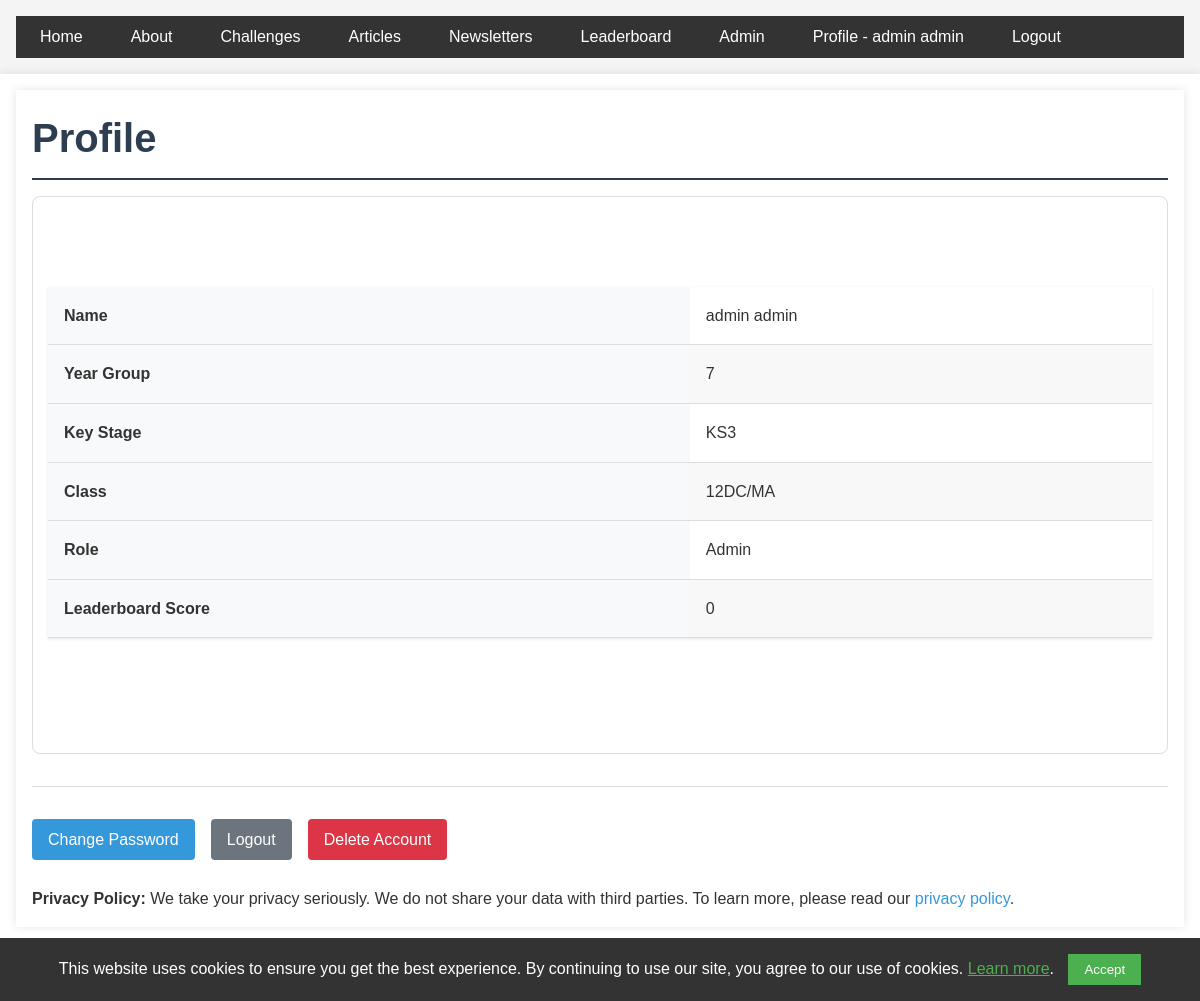
/profile/ (signed in), run on an earlier commit of the app's database.
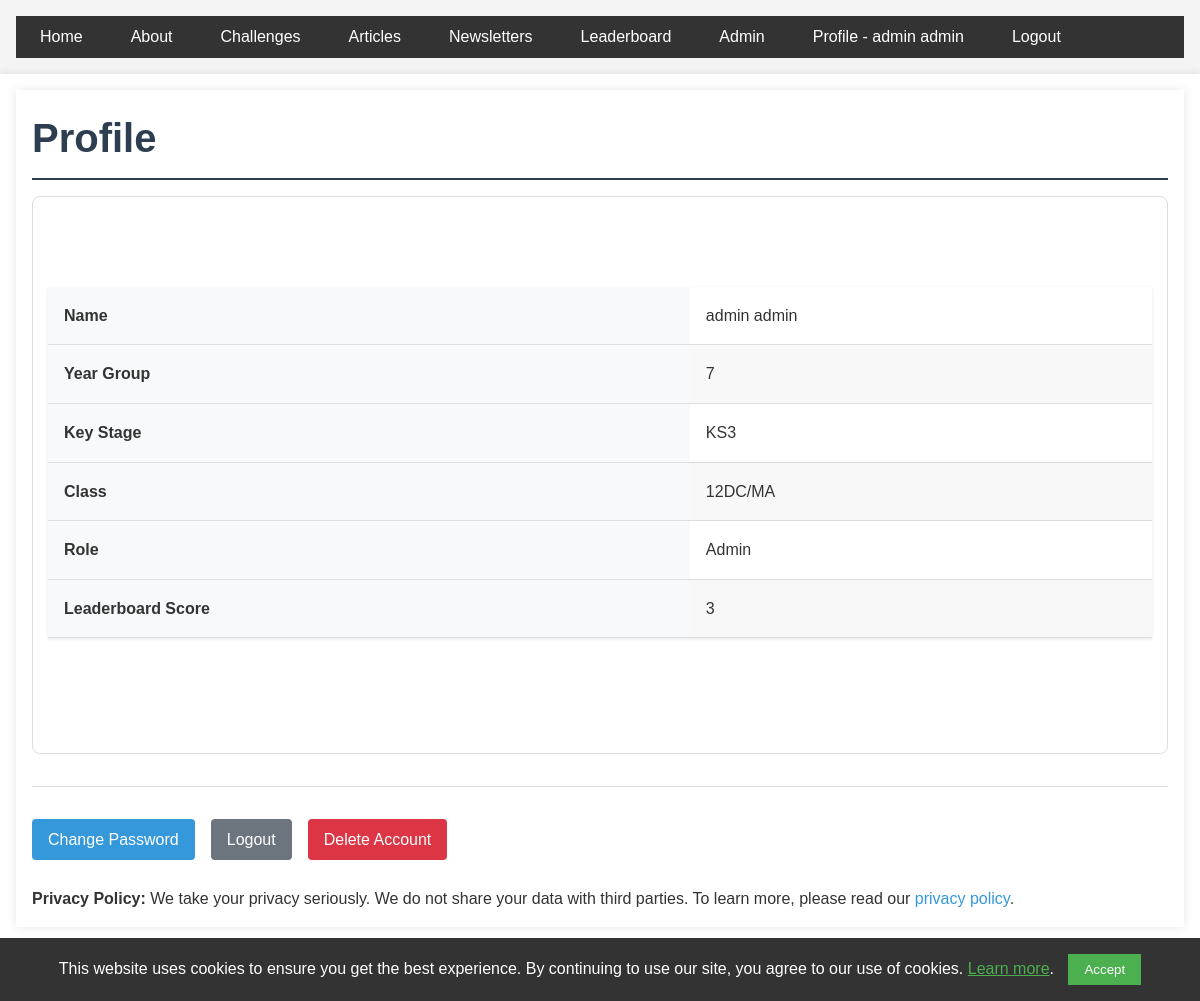
And on a later commit of the database.
### app/models.py (models this page shows)
class LeaderboardEntry(db.Model):
    id = db.Column(db.Integer, primary_key=True)
    user_id = db.Column(db.Integer, db.ForeignKey('user.id'), nullable=False)
    score = db.Column(db.Integer, default=0)
    last_updated = db.Column(db.DateTime, nullable=False, default=datetime.utcnow)
    user = db.relationship('User', backref=db.backref('leaderboard_entries', cascade='all, delete-orphan'))

### app/profile/routes.py (the view)
@bp.route('/')  # Changed from '/profile' to '/' since we're using url_prefix
@login_required
def profile():
    leaderboard_data = LeaderboardEntry.query.filter_by(user_id=current_user.id).first()
    return render_template('profile/main_profile.html', title='Profile', leaderboard_data=leaderboard_data)

### app/__init__.py (called while the page is built)
def create_app(config_class=Config):
    app = Flask(__name__)
    app.config.from_object(config_class)
    app.logger.setLevel(logging.INFO)
    ckeditor.init_app(app)
    db.init_app(app)
    login_manager.init_app(app)
    @login_manager.user_loader
    def load_user(user_id):
        return User.query.get(int(user_id))
    migrate.init_app(app, db, render_as_batch=True)
    from app.auth import bp as auth_bp
    from app.main import bp as main_bp
    from app.profile import bp as profile_bp
    from app.admin import bp as admin_bp
    app.register_blueprint(auth_bp)
    app.register_blueprint(main_bp)
    app.register_blueprint(profile_bp, url_prefix='/profile')
    app.register_blueprint(admin_bp)
    return app

### app/templates/profile/main_profile.html
{% extends "base.html" %}
{% block content %}
<main>
    <h1 class="challenge-title">Profile</h1>
    <div class="challenge-card">
        <div class="challenge-content">
            <table>
                <tr>
                    <th>Name</th>
                    <td>{{ current_user.full_name }} </td>
                </tr>
                <tr>
                    <th>Year Group</th>
                    <td>{{ current_user.year }}</td>
                </tr>
                <tr>
                    <th>Key Stage</th>
                    <td>{{ current_user.key_stage }}</td>
                </tr>
                <tr>
                    <th>Class</th>
                    <td>{{ current_user.maths_class }}</td>
                </tr>
                <tr>
                    <th>Role</th>
                    <td>{{ 'Admin' if current_user.is_admin else 'User' }}</td>
                </tr>
                <tr>
                    <th>Leaderboard Score</th>
                    <td>{{ leaderboard_data.score if leaderboard_data.score else '0' }}</td>
                </tr>
            </table>
        </div>
    </div>
    <div class="challenge-actions">
        <a href="{{ url_for('profile.change_password') }}" class="button">
            Change Password
        </a>
        <a href="{{ url_for('auth.logout') }}" class="button button-secondary">
            Logout
        </a>
        <a href="{{ url_for('profile.delete_account') }}" class="button button-danger">
            Delete Account
        </a>
    </div>
    <br>
    <div class="privacy-policy">
        <p>
            <strong>Privacy Policy:</strong> We take your privacy seriously. We do not share your data with third parties. To learn more, please read our <a href="{{ url_for('main.privacy_policy') }}">privacy policy</a>.
        </p>
</main>
{% endblock %}

What changed in the data, as far as the page shows it:
added LeaderboardEntry: score "3"
Also different on the page:
{{ leaderboard_data.score if leaderboard_data.score else '0' }}: "0" → (not shown)
